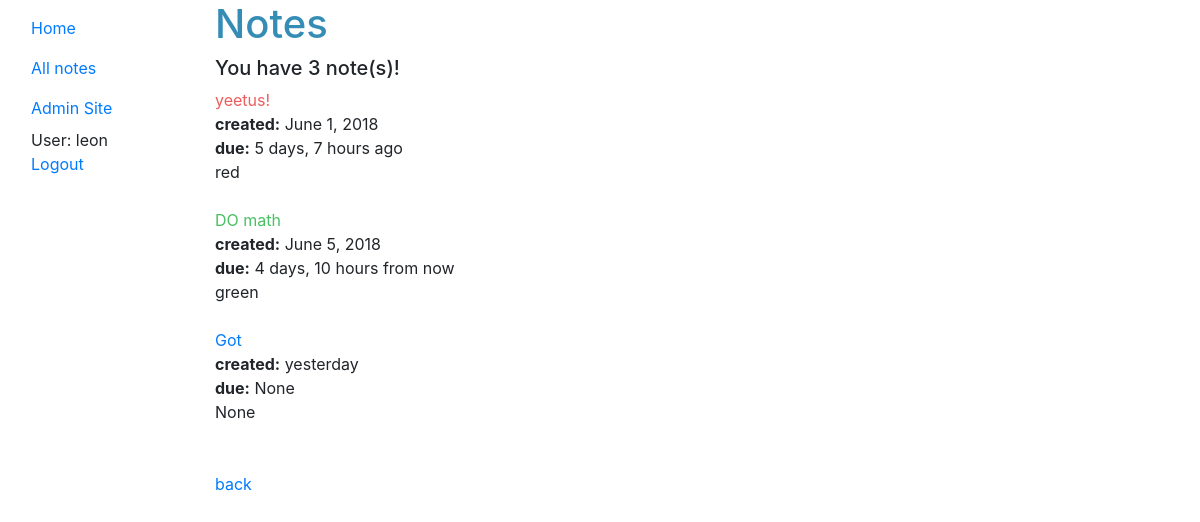
Before: /notes (signed in) with the older database file.
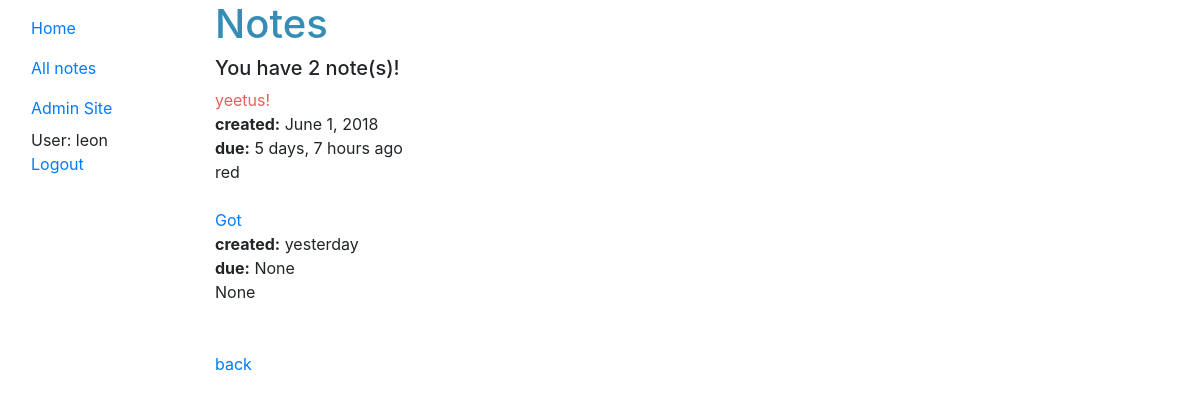
After: the same page with the newer database file.
### notesApp/models.py (models this page shows, shortened)
class Note(models.Model):
    colourChoices = (
        ('blue', 'Blue'),
        ('red', 'Red'),
        ('green', 'Green'),
        ('yellow', 'Yellow'),
    )
    owner = models.ForeignKey(User, on_delete=models.CASCADE)
    title = models.CharField(
        max_length=50, help_text="Main description of your task")
    description = models.TextField(
        blank=True, null=True, help_text="Any additional information")
    colour = models.CharField(blank=True, null=True,
                              max_length=50, choices=colourChoices, help_text="Colour code the note")
    group = models.CharField(
        blank=True, null=True, max_length=50, help_text="Assign the note to a group")
    dateCreated = models.DateTimeField(
        auto_now_add=True, verbose_name='date created')
    dateDue = models.DateTimeField(
        blank=True, null=True, help_text="Set a reminder date", verbose_name='date due')
    class Meta:
        ordering = ["dateCreated"]

### notesApp/views.py (the view)
# urls.py: path('notes', views.notes, name='notes'),
@login_required
def notes(request):
    noteList = Note.objects.filter(owner = request.user)
    notesCount = noteList.count()
    return render(request, 'notesApp/notes.html', {'noteList': noteList, 'notesCount': notesCount})

### templates/notesApp/notes.html
{% extends "base.html" %}
{% load humanize %}
{% block content %}
  <h1>Notes</h1>
  {% if noteList %}
    <h5>You have {{ notesCount }} note(s)!</h5>
    {% for note in noteList %}
      <a href="{% url 'editNote' note.id %}" class="{{ note.colour }}">{{ note.title }}</a>
      <br>
      <b>created:</b>
      {{ note.dateCreated|naturalday }}
      <br>
      <b>due:</b>
      {{ note.dateDue|naturaltime }}
      <br>
      {{ note.colour }}
      <br>
      <br>
    {% endfor %}
  {% else %}
    no notes
  {% endif %}
  <br>
  <a href="{% url 'index' %}">back</a>
{% endblock %}

Changed rows visible on the page:
no longer on this page (row edited): Note: title "DO math", dateCreated "June 5, 2018", dateDue "4 days, 10 hours from now", colour "green"
Other visible differences:
{{ notesCount }}: "3" → "2"
